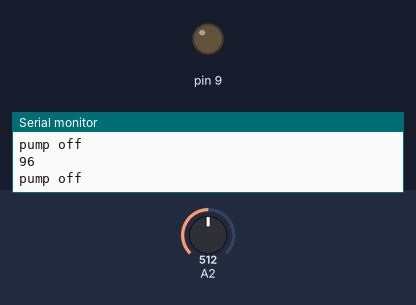
A sketch run on a simulated Arduino Uno, built with avr-gcc and run on an emulated ATmega328P. Shown: output pins drawn as LEDs (lit = HIGH), the last lines printed to the serial monitor. Inputs (shaded band) come from the test bench; at power-on: A2 = 512.

Above: at 1.2 s.
1.3 s: A2 set to 960
2.8 s: A2 set to 985
At 3.1 s:
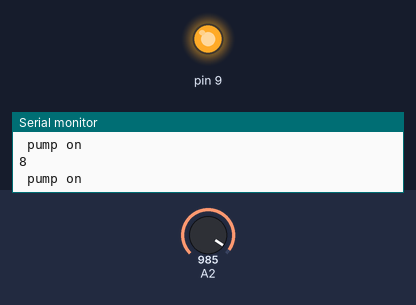
4.3 s: A2 set to 613
5.8 s: A2 set to 583
At 6.5 s:
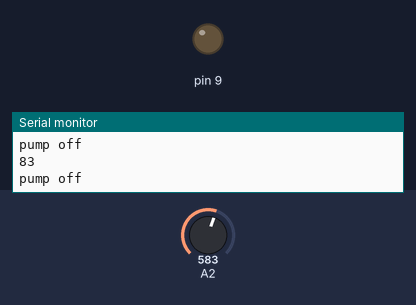
8.8 s: A2 set to 1023
At 10.0 s:
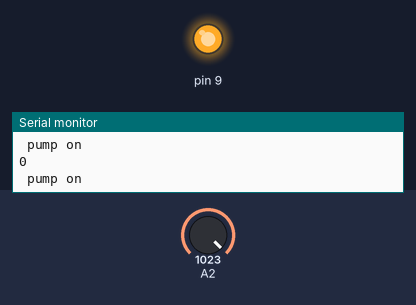
Timing chart, 0 to 11.3 s (numbered marks = the images above; inputs shaded):
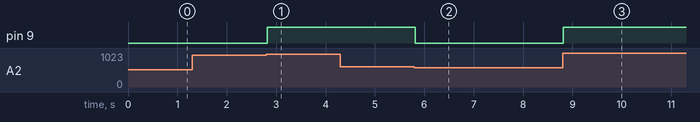

The sketch:

code.ino
```cpp
int soilMoistureValue = 0;

int percentage=0;

void setup() {

  pinMode(9,OUTPUT);

  Serial.begin(9600);

}

void loop() {

soilMoistureValue = analogRead(A2);

Serial.println(percentage);

percentage = map(soilMoistureValue, 490, 1023, 100, 0);

if(percentage < 10)

{

  Serial.println(" pump on");

  digitalWrite(9,HIGH);

}

if(percentage >80)

{

  Serial.println("pump off");

  digitalWrite(9,LOW);

}

}
```

Measured:
- the behaviour switches between 975 and 976 on A2 (found by bisection; images 0 and 1)
- the behaviour switches between 597 and 596 on A2 (found by bisection; images 1 and 2)
- after the input at 2.8 s, pin 9: LOW → HIGH at once
- after the input at 5.8 s, pin 9: HIGH → LOW at once
- after the input at 8.8 s, pin 9: LOW → HIGH at once
